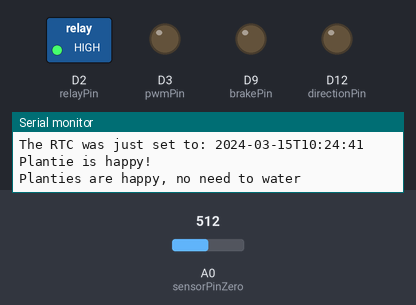
The program below on a simulated Arduino Uno R4 WiFi. Parts: switched loads named in the program (green lamp = pin HIGH), output pins drawn as LEDs (lit = HIGH), the last lines printed to the serial monitor. The inputs (shaded band) are chosen by the test bench; at power-on: A0 (sensorPinZero) = 512. WiFi joins after 1.5 s; servers stay silent unless stated; network time is answered at once with the bench clock; the local clock reads 2024-03-15 10:24:30 at power-on unless the program sets it; not simulated (calls return 0 or success): arduino_secrets.h.

Above: at 12.7 s.
12.8 s: A0 (sensorPinZero) set to 32
17.8 s: A0 (sensorPinZero) set to 26
At 23.0 s:
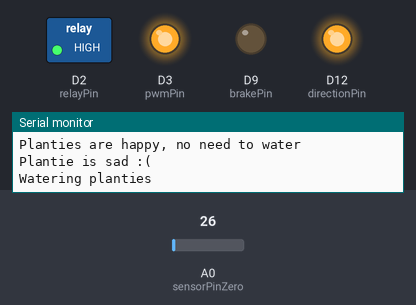
26.0 s: A0 (sensorPinZero) set to 122
At 26.5 s:
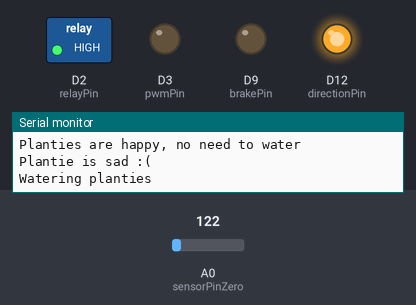
31.0 s: A0 (sensorPinZero) set to 20
At 35.3 s:
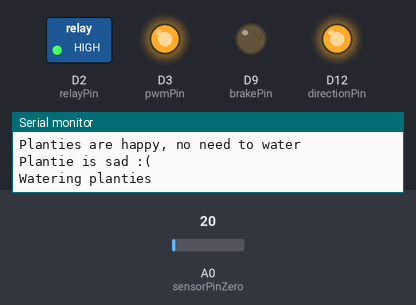
Timing chart, 0 to 39.0 s (numbered marks = the images above; inputs shaded):
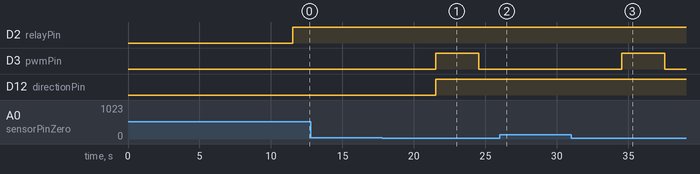

Measured:
- the behaviour switches between 30 and 29 on A0 (sensorPinZero) (found by bisection; images 0 and 1)
- after the input at 17.8 s, D3 (pwmPin): LOW → HIGH after 3.7 s, → LOW 3.0 s later; D12 (directionPin): LOW → HIGH after 3.7 s
- after the input at 26.0 s, D3 (pwmPin): stays LOW (without the input it goes to HIGH after 3.5 s)
- after the input at 31.0 s, D3 (pwmPin): LOW → HIGH after 3.5 s, → LOW 3.0 s later

The program:

main.cpp
```cpp
#include <Arduino.h>
#include <U8g2lib.h>
#include <NTPClient.h>
#include <WiFiS3.h>
#include <WiFiUdp.h>
#include "RTC.h"
#include "arduino_secrets.h"

// changing this to a one plant thing for now, I am just commenting out the parts that will have to do with multiple plants
char ssid[] = SECRET_SSID;
char pass[] = SECRET_PASS;
int wifiStatus = WL_IDLE_STATUS;
WiFiUDP ntpUDP;
NTPClient timeClient(ntpUDP, "us.pool.ntp.org", -18000);
int sensorPinZero = A0;
// int sensorPinOne = A1;
int lightSensor = A2;
// int moistValues[2];
bool happyPlants = true;
int directionPin = 12;
int pwmPin = 3;
int brakePin = 9;
bool directionState;
int relayPin = 2;

void printWifiStatus(void)
{
  // print the SSID of the network you're attached to:
  Serial.print("SSID: ");
  Serial.println(WiFi.SSID());

  // print your board's IP address:
  IPAddress ip = WiFi.localIP();
  Serial.print("IP Address: ");
  Serial.println(ip);
}

void connectToWiFi(void)
{
  // check for the WiFi module:
  if (WiFi.status() == WL_NO_MODULE)
  {
    Serial.println("Communication with WiFi module failed!");
    // don't continue
    while (true)
      ;
  }

  String fv = WiFi.firmwareVersion();
  if (fv < WIFI_FIRMWARE_LATEST_VERSION)
  {
    Serial.println("Please upgrade the firmware");
  }

  // attempt to connect to WiFi network:
  while (wifiStatus != WL_CONNECTED)
  {
    Serial.print("Attempting to connect to SSID: ");
    Serial.println(ssid);
    // Connect to WPA/WPA2 network. Change this line if using open or WEP network:
    wifiStatus = WiFi.begin(ssid, pass);

    // wait 10 seconds for connection:
    delay(10000);
  }

  Serial.println("Connected to WiFi");
  printWifiStatus();
}

int returnValueMoist(void)
{
  /* switch (sensor)
  {
  case 0:
    return analogRead(sensorPinZero);
    break;
  case 1:
    return analogRead(sensorPinOne);
    break;
  } */

  return analogRead(sensorPinZero);
}

int returnLightValue(void)
{
  return analogRead(lightSensor);
}

bool lowMoistCheck(void)
{
  /* for(int j=0; j < 2; j++){
    if(moistValues[j] < 30){
      Serial.print("plantie ");
      Serial.print(j);
      Serial.println(" is a sad plantie :(");
      return false;
    } else {
      Serial.print(j);
      Serial.println(" is a happy plantie!");
      return true;
    }
  } */
  int moistValue = returnValueMoist();
  bool result; // Declare the variable before using it
  if (moistValue < 30)
  {
    Serial.println("Plantie is sad :(");
    result = true; // Assign a value to the declared variable
    return result; // Use the declared variable in the return statement
  }
  else
  {
    Serial.println("Plantie is happy!");
    result = false; // Assign a value to the declared variable
    return result; // Use the declared variable in the return statement
  }
}

void runPump(void)
{
  digitalWrite(directionPin, HIGH);
  digitalWrite(brakePin, LOW);
  analogWrite(pwmPin, 255);
  delay(3000);
  analogWrite(pwmPin, 0);
}

void waterPlantie(void)
{
  if (lowMoistCheck())
  {
    Serial.println("Watering planties");
    runPump();
  }
  else
  {
    Serial.println("Planties are happy, no need to water");
  }
}

void lightOn(void){
  digitalWrite(relayPin, HIGH);
}
void lightOff(void){
  digitalWrite(relayPin, LOW);
}

void setup()
{
  // put your setup code here, to run once:
  Serial.begin(9600);
  while (!Serial)
    ;
  pinMode(directionPin, OUTPUT);
  pinMode(brakePin, OUTPUT);
  pinMode(relayPin, OUTPUT);
  connectToWiFi();
  RTC.begin();
  timeClient.begin();
  timeClient.update();
  auto epochTime = timeClient.getEpochTime();
  RTCTime timeSet = RTCTime(epochTime);
  RTC.setTime(timeSet);
  RTCTime currentTime;
  RTC.getTime(currentTime);
  Serial.println("The RTC was just set to: " + String(currentTime));

}

void loop()
{
  // put your main code here, to run repeatedly:

  /* for(int i = 0; i < 2; i++){
    moistValues[i] = returnValueMoist(i);
  } */
  /*   Serial.print("NTP time: ");
    Serial.println(timeClient.getFormattedTime());
    Serial.println("===============================================================================");
    Serial.print("RTC time: ");
    RTCTime currentTime;
    RTC.getTime(currentTime);
    Serial.println(currentTime);
    Serial.println("==============================================================================="); */

  /* Serial.print("sensor 0: ");
  Serial.println(moistValues[0]);
  Serial.print("sensor 1: ");
  Serial.println(moistValues[1]);
  Serial.print("Light sensor: ");
  Serial.println(returnLightValue());
  Serial.println("==============================================================================="); */

  waterPlantie();
  // waterPlantie() will call lowMoistCheck() which will call returnValueMoist() to get the moisture value of the plant and check if it is below a value of 30
  // if it is below 30, it will return true and waterPlantie() will call runPump() to water the plant
  // if it is above 30, it will return false and waterPlantie() will print that the plant is happy and not water it
  // this should run every 5 seconds with a delay of 5000
  RTCTime currentTime;
  RTC.getTime(currentTime);
  int currentHour = currentTime.getHour();
  if(currentHour >= 6 && currentHour <= 18){
    lightOn();
  } else {
    lightOff();
  }

  delay(5000);
}
```
